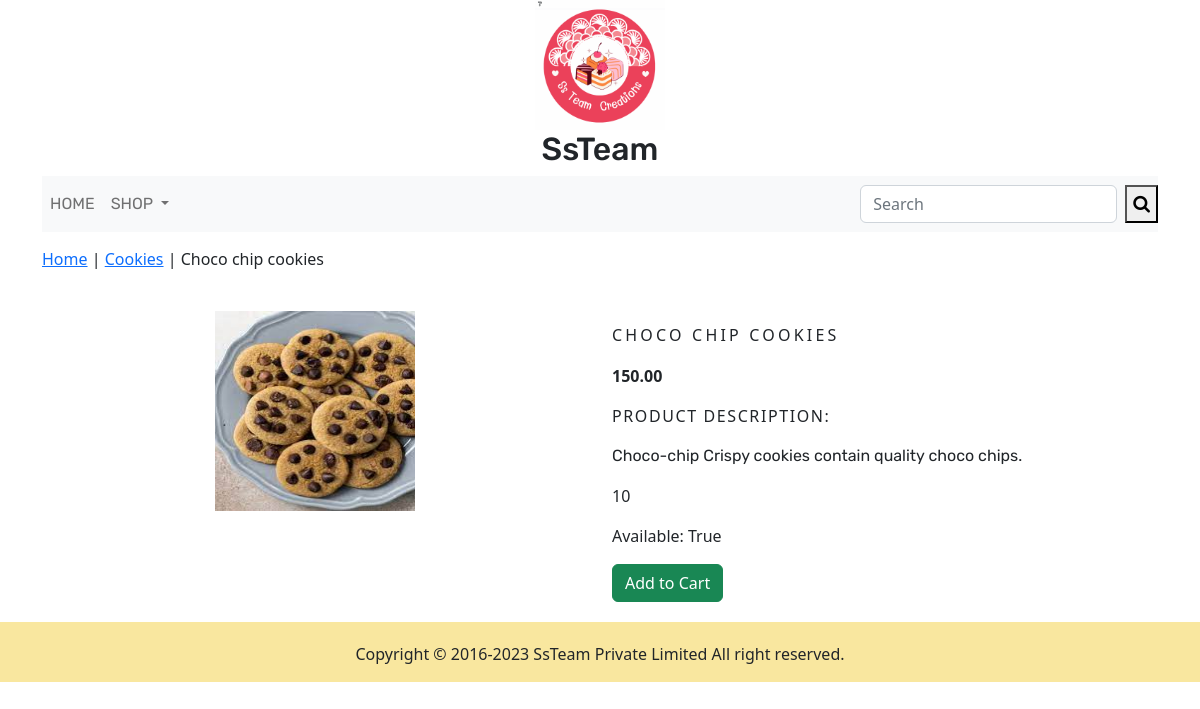
Screenshot of /shop/cookies/choco-chip-cookies/ with the database file from the repository.
### shop/models.py (models this page shows, shortened)
class Product(models.Model):
    Name = models.CharField(max_length=50, unique=True)
    slug = models.SlugField(max_length=250, unique=True)
    Description = models.TextField(blank=True)
    Price = models.DecimalField(max_digits=10, decimal_places=2)
    category = models.ForeignKey("Category", on_delete=models.CASCADE)
    Image = models.ImageField(upload_to="product/", blank=True)
    Stock = models.IntegerField()
    Available = models.BooleanField(default=True)
    Created = models.DateTimeField(auto_now_add=True)
    Updated = models.DateTimeField(auto_now=True)
    class Meta:
        ordering = ('Name',)
        verbose_name = 'product'
        verbose_name_plural = 'products'

class Category(models.Model):
    Name = models.CharField(max_length=50, unique=True)
    slug = models.SlugField(max_length=250, unique=True)
    Description = models.TextField(blank=True)
    Image = models.ImageField(upload_to='category', blank=True)
    class Meta:
        ordering = ('Name',)
        verbose_name = 'category'
        verbose_name_plural = 'categories'
    def get_url(self):
            return reverse('shop:products_by_category', args=[self.slug])
    def __str__(self):
            return '{}'.format(self.Name)

### shop/views.py (the view)
# urls.py: path('<slug:c_slug>/<slug:product_slug>/', views.ProdDetail, name="prodCatDetail"),
def ProdDetail(request,c_slug,product_slug):
    try:
        product = Product.objects.get(category__slug=c_slug, slug=product_slug)
    except Exception as e:
        raise e
    return render(request, 'product.html', {'product': product})

### cart/context_processors.py (called while the page is built)
def counter(request):
    item_count = 0
    if 'admin' in request.path:
        return {}
    else:
        try:
            cart=Cart.objects.filter(cart_id=_cart_id(request))
            cart_items = CartItem.objects.all().filter(cart=cart[:1])
            for cart_item in cart_items:
                item_count += cart_item.Quantity
        except Cart.DoesNotExist:
            item_count = 0
    return dict(item_count=item_count)

### cart/views.py (called while the page is built)
def _cart_id(request):
    cart = request.session.session_key
    if not cart:
        cart = request.session.create()
    return cart

### shop/context_processors.py (called while the page is built)
def menu_links(request):
    links=Category.objects.all()
    return dict(links=links)

### templates/product.html (shortened to what this page needs)
{% extends 'base.html' %}
{% load static %}
{% block content %}
<div class="row my_prod_row-class">
    <div class="mx_auto">
        <p><a href="{% url 'shop:allProdCat' %}">Home</a> | <a href="{{ product.category.get_url }}">{{product.category}}</a> | {{product.Name}}</p>
    </div>
<div class="container">
<br>
<div class="row">
    <div class="col-12 col-sm-12 col-md-12 col-lg-6 text-center">
        <div style="min-width:18rem">
            <img class="my_image_prod" src="/shop/media/{{product.Image}}" alt="{{ product.Name }}">
        </div>
    </div>
        <div class="col-12 col-sm-12 col-md-12 col-lg-6">
            <div>
            <h1 class="my_prod_title">{{ product.Name }}</h1>
            <p><b>{{ product.Price }}</b></p>
            <p class="my_title">Product Description:</p>
            <p class="text-justify my_prod_text">{{ product.Description }}</p>
            <p>{{ product.Stock }}</p>
            <p>Available: {{ product.Available }}</p>
            {% if product.Stock <= 0 %}
            <p class="text-justify"><b>Out of Stock!!!</b></p>
            {% else %}
            <a class="btn btn-success" href="{% url 'cart:add_cart' product.id %}">Add to Cart</a>
            {% endif %}
            </div>
        </div>
    </div>
</div>
</div>
{% endblock %}

### static/css/custom.css (style rules this page uses)
.my_image_prod { width: 200px; height: 200px }
.my_title { letter-spacing :0.1em; front-size :16px; text-transform : uppercase; }
.my_prod_row-class { padding-top : 15px; padding-bottom : 20px; }
.my_prod_title { font-size :16px; text-transform :uppercase; letter-spacing :.2em; padding-top : 15px; padding-bottom : 10px; }
.my_prod_text { font-family: 'Croissant One', cursive; font-family: 'Kenia', cursive; font-family: 'Lato', sans-serif; font-family: 'Roboto Mono', monospace; font-family: 'Rubik', sans-serif; }

### rows the page displays
Product: category "Cookies", Name "Choco chip cookies", Image (picture), Name "CHOCO CHIP COOKIES", Price "150.00", Description "Choco-chip Crispy cookies contain quality choco chips.", Stock "10", Available "True"
